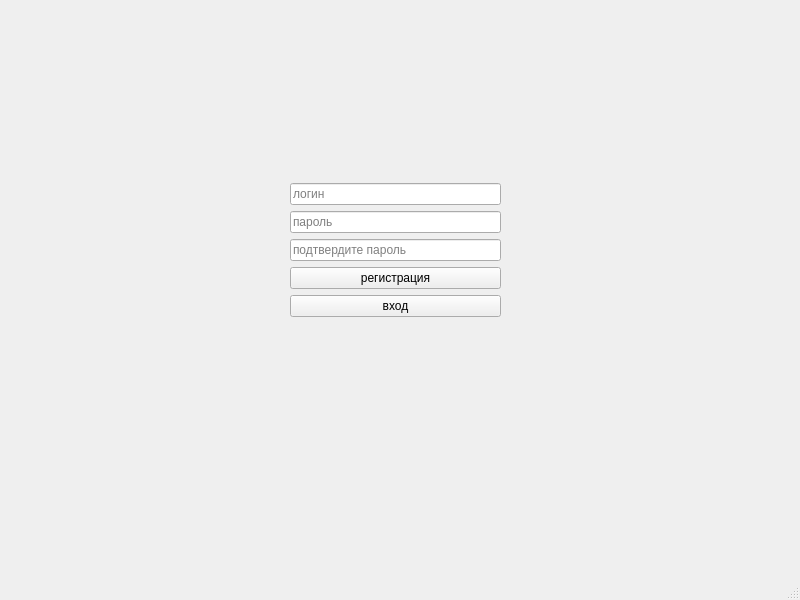
<?xml version="1.0" encoding="UTF-8"?>
<ui version="4.0">
 <class>MainWindow</class>
 <widget class="QMainWindow" name="MainWindow">
  <property name="geometry">
   <rect>
    <x>0</x>
    <y>0</y>
    <width>800</width>
    <height>600</height>
   </rect>
  </property>
  <property name="windowTitle">
   <string>MainWindow</string>
  </property>
  <widget class="QWidget" name="centralwidget">
   <widget class="QWidget" name="verticalLayoutWidget">
    <property name="geometry">
     <rect>
      <x>290</x>
      <y>160</y>
      <width>211</width>
      <height>181</height>
     </rect>
    </property>
    <layout class="QVBoxLayout" name="verticalLayout">
     <item>
      <layout class="QVBoxLayout" name="verticalLayout_2">
       <item>
        <widget class="QLineEdit" name="loginParent">
         <property name="text">
          <string/>
         </property>
         <property name="placeholderText">
          <string>логин</string>
         </property>
        </widget>
       </item>
       <item>
        <widget class="QLineEdit" name="passwordParent">
         <property name="text">
          <string/>
         </property>
         <property name="placeholderText">
          <string>пароль</string>
         </property>
        </widget>
       </item>
       <item>
        <widget class="QLineEdit" name="lineEdit_3">
         <property name="text">
          <string/>
         </property>
         <property name="placeholderText">
          <string>подтвердите пароль</string>
         </property>
        </widget>
       </item>
       <item>
        <layout class="QVBoxLayout" name="verticalLayout_3">
         <item>
          <widget class="QPushButton" name="registrParent">
           <property name="text">
            <string>регистрация</string>
           </property>
          </widget>
         </item>
         <item>
          <widget class="QPushButton" name="vhodParent">
           <property name="text">
            <string>вход</string>
           </property>
          </widget>
         </item>
        </layout>
       </item>
      </layout>
     </item>
    </layout>
   </widget>
  </widget>
  <widget class="QMenuBar" name="menubar">
   <property name="geometry">
    <rect>
     <x>0</x>
     <y>0</y>
     <width>800</width>
     <height>26</height>
    </rect>
   </property>
  </widget>
  <widget class="QStatusBar" name="statusbar"/>
 </widget>
 <resources/>
 <connections/>
</ui>
